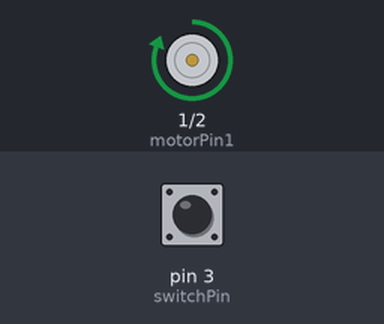
This sketch was run on a simulated Arduino Uno, built with avr-gcc and run on an emulated ATmega328P. On the bench: motor-driver pin pairs drawn as motors (green arrow = first pin HIGH = forward, orange = second pin HIGH = backward, longer = more drive). The inputs (shaded band) are chosen by the test bench; at power-on: pin 3 (switchPin) HIGH. At 1.4 s the program stops and its outputs stay as they are.

Above: at 1.2 s.
1.3 s: pin 3 (switchPin) pulled LOW for 0.15 s
At 2.5 s:
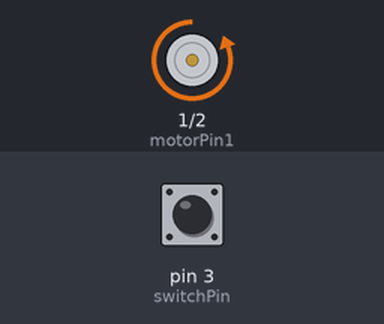
Timing chart, 0 to 2.9 s (numbered marks = the images above; inputs shaded):
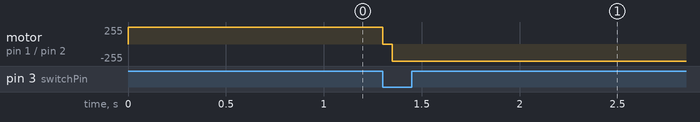

Measured:
- after the input at 1.3 s, motor on pin 1 (motorPin1) / pin 2 (motorPin2): forward 255/255 → backward 255/255 at once

The sketch:

homing_test.ino
```cpp
// Define motor control pins
const int motorPin1 = 1; // Motor control pin 1
const int motorPin2 = 2; // Motor control pin 2

// Define the switch pin
const int switchPin = 3;

// Define the encoder pins
const int encoderPinA = 0; // Encoder channel A
const int encoderPinB = 10; // Encoder channel B

// Variables for the encoder counts
volatile long encoderCounts = 0;
long targetCounts = 2000;

void setup() {
  // Initialize motor control pins
  pinMode(motorPin1, OUTPUT);
  pinMode(motorPin2, OUTPUT);

  // Initialize switch pin with internal pull-up resistor
  pinMode(switchPin, INPUT_PULLUP);

  // Initialize encoder pins
  pinMode(encoderPinA, INPUT);
  pinMode(encoderPinB, INPUT);

  // Attach interrupt service routines to encoder pins
  attachInterrupt(digitalPinToInterrupt(encoderPinA), encoderAChange, CHANGE);
  attachInterrupt(digitalPinToInterrupt(encoderPinB), encoderBChange, CHANGE);

  // Start the motor
  startMotorForward();
}

void loop() {
  // Check if the switch is pressed
  if (digitalRead(switchPin) == LOW) {
    // Stop the motor
    stopMotor();

    // Wait a short while to debounce the switch
    delay(50);

    // Reset the encoder counts
    encoderCounts = 0;

    // Reverse the motor direction
    startMotorBackward();

    // Run the motor until the encoder counts reach the target
    while (encoderCounts < targetCounts) {
      // Do nothing and wait for the counts to reach the target
    }

    // Stop the motor
    stopMotor();
  }
}

void startMotorForward() {
  digitalWrite(motorPin1, HIGH);
  digitalWrite(motorPin2, LOW);
}

void startMotorBackward() {
  digitalWrite(motorPin1, LOW);
  digitalWrite(motorPin2, HIGH);
}

void stopMotor() {
  digitalWrite(motorPin1, LOW);
  digitalWrite(motorPin2, LOW);
}

void encoderAChange() {
  if (digitalRead(encoderPinA) == digitalRead(encoderPinB)) {
    encoderCounts++;
  } else {
    encoderCounts--;
  }
}

void encoderBChange() {
  if (digitalRead(encoderPinA) != digitalRead(encoderPinB)) {
    encoderCounts++;
  } else {
    encoderCounts--;
  }
}
```
